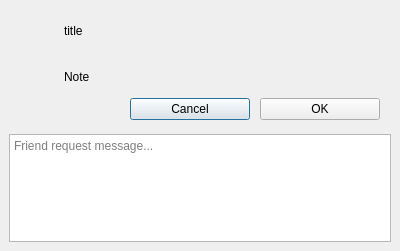
<?xml version="1.0" encoding="UTF-8"?>
<ui version="4.0">
 <class>RequestPartyBox</class>
 <widget class="QDialog" name="RequestPartyBox">
  <property name="geometry">
   <rect>
    <x>0</x>
    <y>0</y>
    <width>400</width>
    <height>251</height>
   </rect>
  </property>
  <property name="sizePolicy">
   <sizepolicy hsizetype="Preferred" vsizetype="Minimum">
    <horstretch>0</horstretch>
    <verstretch>0</verstretch>
   </sizepolicy>
  </property>
  <property name="minimumSize">
   <size>
    <width>400</width>
    <height>0</height>
   </size>
  </property>
  <property name="maximumSize">
   <size>
    <width>400</width>
    <height>16777215</height>
   </size>
  </property>
  <property name="windowTitle">
   <string>Friend Request</string>
  </property>
  <layout class="QGridLayout" name="gridLayout">
   <property name="leftMargin">
    <number>0</number>
   </property>
   <property name="topMargin">
    <number>0</number>
   </property>
   <property name="rightMargin">
    <number>0</number>
   </property>
   <property name="bottomMargin">
    <number>0</number>
   </property>
   <property name="spacing">
    <number>0</number>
   </property>
   <item row="0" column="0">
    <layout class="QVBoxLayout" name="verticalLayout">
     <property name="spacing">
      <number>0</number>
     </property>
     <property name="leftMargin">
      <number>0</number>
     </property>
     <property name="topMargin">
      <number>0</number>
     </property>
     <property name="rightMargin">
      <number>0</number>
     </property>
     <property name="bottomMargin">
      <number>0</number>
     </property>
     <item>
      <layout class="QHBoxLayout" name="horizontalLayout">
       <property name="spacing">
        <number>12</number>
       </property>
       <property name="leftMargin">
        <number>9</number>
       </property>
       <property name="topMargin">
        <number>9</number>
       </property>
       <property name="rightMargin">
        <number>9</number>
       </property>
       <property name="bottomMargin">
        <number>9</number>
       </property>
       <item>
        <widget class="QLabel" name="labelIcon">
         <property name="sizePolicy">
          <sizepolicy hsizetype="Maximum" vsizetype="Maximum">
           <horstretch>0</horstretch>
           <verstretch>0</verstretch>
          </sizepolicy>
         </property>
         <property name="minimumSize">
          <size>
           <width>43</width>
           <height>43</height>
          </size>
         </property>
         <property name="maximumSize">
          <size>
           <width>43</width>
           <height>43</height>
          </size>
         </property>
         <property name="text">
          <string/>
         </property>
         <property name="pixmap">
          <pixmap resource="armory.qrc">:/resources/notification_info.png</pixmap>
         </property>
        </widget>
       </item>
       <item>
        <widget class="QLabel" name="labelTitle">
         <property name="text">
          <string>title</string>
         </property>
        </widget>
       </item>
      </layout>
     </item>
     <item>
      <layout class="QHBoxLayout" name="horizontalLayout_2">
       <property name="spacing">
        <number>12</number>
       </property>
       <property name="leftMargin">
        <number>9</number>
       </property>
       <property name="topMargin">
        <number>9</number>
       </property>
       <property name="rightMargin">
        <number>9</number>
       </property>
       <property name="bottomMargin">
        <number>9</number>
       </property>
       <item>
        <widget class="QWidget" name="widget" native="true">
         <property name="sizePolicy">
          <sizepolicy hsizetype="Maximum" vsizetype="Preferred">
           <horstretch>0</horstretch>
           <verstretch>0</verstretch>
          </sizepolicy>
         </property>
         <property name="minimumSize">
          <size>
           <width>43</width>
           <height>0</height>
          </size>
         </property>
         <property name="maximumSize">
          <size>
           <width>43</width>
           <height>16777215</height>
          </size>
         </property>
        </widget>
       </item>
       <item>
        <widget class="QLabel" name="labelNote">
         <property name="text">
          <string>Note</string>
         </property>
        </widget>
       </item>
      </layout>
     </item>
     <item>
      <widget class="QWidget" name="widgetButtons" native="true">
       <property name="sizePolicy">
        <sizepolicy hsizetype="Preferred" vsizetype="Preferred">
         <horstretch>0</horstretch>
         <verstretch>0</verstretch>
        </sizepolicy>
       </property>
       <property name="minimumSize">
        <size>
         <width>0</width>
         <height>0</height>
        </size>
       </property>
       <property name="buttonBar" stdset="0">
        <bool>true</bool>
       </property>
       <layout class="QGridLayout" name="gridLayout_3">
        <property name="leftMargin">
         <number>0</number>
        </property>
        <property name="topMargin">
         <number>0</number>
        </property>
        <property name="rightMargin">
         <number>0</number>
        </property>
        <property name="bottomMargin">
         <number>0</number>
        </property>
        <property name="spacing">
         <number>0</number>
        </property>
        <item row="0" column="0">
         <layout class="QHBoxLayout" name="horizontalLayout_3">
          <property name="spacing">
           <number>10</number>
          </property>
          <property name="leftMargin">
           <number>20</number>
          </property>
          <property name="topMargin">
           <number>5</number>
          </property>
          <property name="rightMargin">
           <number>20</number>
          </property>
          <property name="bottomMargin">
           <number>5</number>
          </property>
          <item>
           <spacer name="horizontalSpacer_2">
            <property name="orientation">
             <enum>Qt::Horizontal</enum>
            </property>
            <property name="sizeHint" stdset="0">
             <size>
              <width>40</width>
              <height>20</height>
             </size>
            </property>
           </spacer>
          </item>
          <item>
           <widget class="QPushButton" name="pushButtonCancel">
            <property name="minimumSize">
             <size>
              <width>120</width>
              <height>0</height>
             </size>
            </property>
            <property name="maximumSize">
             <size>
              <width>120</width>
              <height>16777215</height>
             </size>
            </property>
            <property name="text">
             <string>Cancel</string>
            </property>
           </widget>
          </item>
          <item>
           <widget class="QPushButton" name="pushButtonOk">
            <property name="minimumSize">
             <size>
              <width>120</width>
              <height>0</height>
             </size>
            </property>
            <property name="maximumSize">
             <size>
              <width>120</width>
              <height>16777215</height>
             </size>
            </property>
            <property name="text">
             <string>OK</string>
            </property>
           </widget>
          </item>
         </layout>
        </item>
       </layout>
      </widget>
     </item>
     <item>
      <layout class="QHBoxLayout" name="horizontalLayout_4">
       <property name="spacing">
        <number>0</number>
       </property>
       <property name="leftMargin">
        <number>9</number>
       </property>
       <property name="topMargin">
        <number>9</number>
       </property>
       <property name="rightMargin">
        <number>9</number>
       </property>
       <property name="bottomMargin">
        <number>9</number>
       </property>
       <item>
        <spacer name="verticalSpacer">
         <property name="orientation">
          <enum>Qt::Vertical</enum>
         </property>
         <property name="sizeHint" stdset="0">
          <size>
           <width>0</width>
           <height>40</height>
          </size>
         </property>
        </spacer>
       </item>
       <item>
        <widget class="BSChatInput" name="plainTextEditMessage">
         <property name="sizePolicy">
          <sizepolicy hsizetype="Expanding" vsizetype="Ignored">
           <horstretch>0</horstretch>
           <verstretch>0</verstretch>
          </sizepolicy>
         </property>
         <property name="minimumSize">
          <size>
           <width>0</width>
           <height>70</height>
          </size>
         </property>
         <property name="maximumSize">
          <size>
           <width>16777215</width>
           <height>16777215</height>
          </size>
         </property>
         <property name="tabChangesFocus">
          <bool>true</bool>
         </property>
         <property name="readOnly">
          <bool>false</bool>
         </property>
         <property name="placeholderText">
          <string>Friend request message...</string>
         </property>
        </widget>
       </item>
      </layout>
     </item>
    </layout>
   </item>
  </layout>
 </widget>
 <customwidgets>
  <customwidget>
   <class>BSChatInput</class>
   <extends>QTextBrowser</extends>
   <header>ChatUI/BSChatInput.h</header>
  </customwidget>
 </customwidgets>
 <resources>
  <include location="armory.qrc"/>
 </resources>
 <connections/>
</ui>
